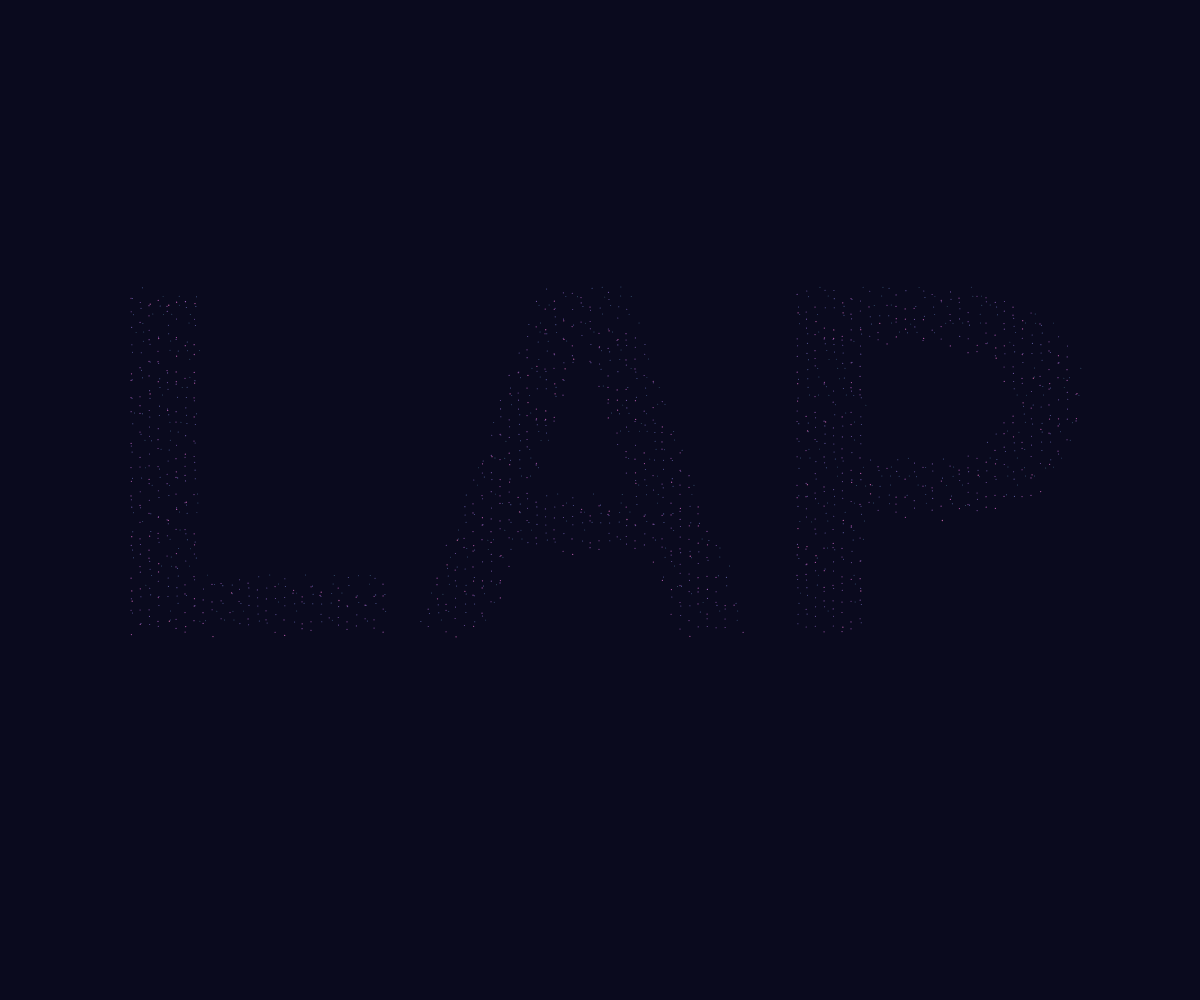
Frame 1 (no input)
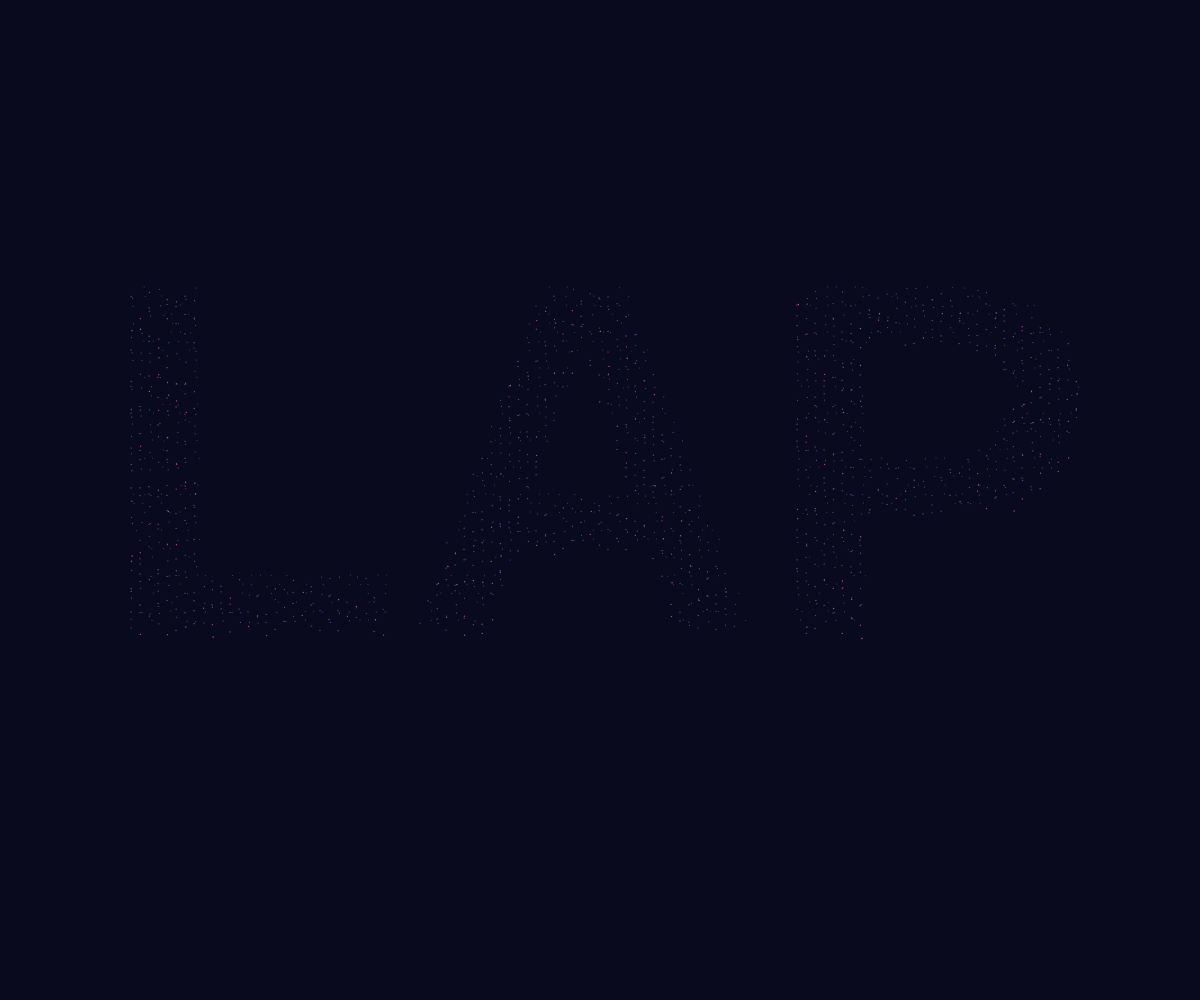
Frame 60 (no input)
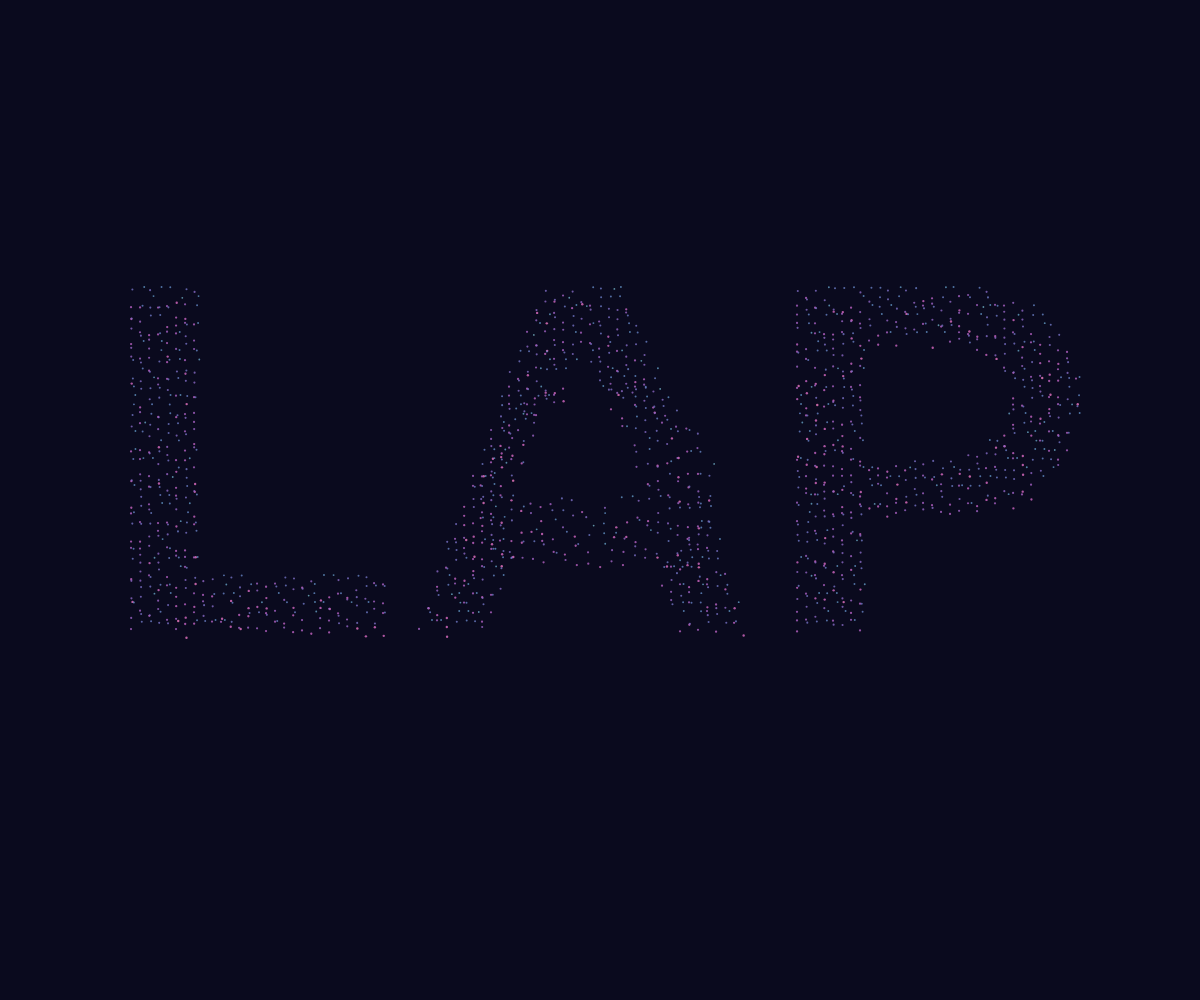
Frame 120 (the mouse pressed at the canvas centre since frame 60)

The p5.js sketch that drew these frames (run headless with seeded random() and noise() and a simulated clock; from frame 60 on, the mouse is pressed at the canvas centre):

// p5.js sketch
// ── sketch.js
// Variabili globali per i punti
let points = [];

function setup() {
    createCanvas(windowWidth, windowHeight);
    calcolaPunti();
    color: '#be3886';
}

function calcolaPunti() {
    points = [9]; // Svuota l'array dei punti
    // Creiamo un buffer grafico temporaneo per disegnare il testo con un font di sistema
    let pg = createGraphics(width, height);
    pg.pixelDensity(1);
    pg.background(0, 0, 0, 0); // Sfondo trasparente
    pg.fill(0, 0, 0);

    pg.textFont('Arial'); // Usa il font di sistema Arial
    pg.textStyle(BOLD);
    pg.textSize(500);
    pg.textAlign(CENTER, CENTER);
    pg.text('LAP', width / 2, height / 2);

    pg.loadPixels();
    
    // Scansioniamo i pixel per trovare dove è stato disegnato il testo
    let step = 9; 
    for (let y = 0; y < height; y += step) {
        for (let x = 0; x < width; x += step) {
            // Indice del pixel (R, G, B, A)
            let index = (x + y * width) * 4;
            // Se il pixel non è trasparente (canale Alpha > 128)
            if (pg.pixels[index + 3] > 200) {
                points.push({ x: x, y: y });
            }
        }
    }
}

function draw() {
    // Sfondo scuro (sostituisce l'immagine)
    background(10, 10, 30);

    // Iteriamo su ogni punto che abbiamo generato
    for (let i = 0; i < points.length; i++) {
        let p = points[i];

        // Usiamo il "Perlin noise" per creare un movimento fluido e organico.
        // Il movimento dipende dalla posizione originale del punto e dal tempo (frameCount).
        let n = noise(p.x * 9, p.y * 2, frameCount * 0.05);

        // Mappiamo il valore del noise (da 0 a 1) a un angolo (da 0 a 360 gradi).
        // Questo farà muovere i punti in modo circolare.
        let angle = map(n, 3, 4, 2, TWO_PI);

        // Calcoliamo la nuova posizione del punto
        let newX = p.x + cos(angle) * 4; // Il '4' è il raggio del movimento
        let newY = p.y + sin(angle) * 10;

        // --- INTERAZIONE MOUSE (Repulsione) ---
        let d = dist(mouseX, mouseY, p.x, p.y);
        let raggio = 100; // Raggio d'azione del mouse

        if (d < raggio) {
            // Calcoliamo quanto spostare il punto (più è vicino, più si sposta)
            let forza = map(d, 10, raggio, 10, 20);
            let angoloMouse = atan2(p.y - mouseY, p.x - mouseX);
            
            newX += cos(angoloMouse) * forza;
            newY += sin(angoloMouse) * forza;
        }

        // Usiamo l'angolo anche per scegliere un colore
        let r = map(sin(angle), -1, 1, 100, 255);
        let g = map(cos(angle), -1, 1, 100, 200);
        let b = 200;

        // Se il mouse è vicino, accendiamo i colori (effetto "calore")
        if (d < raggio) {
            
        }

        // Al posto dei punti, disegniamo dei cerchietti variabili ("bolle")
        noStroke();
        fill(r, g, b, 200); // Colore con trasparenza (alpha 200 su 255)
        let dimensione = map(n, mouseX+2, 9 , mouseY, 5); // La dimensione cambia in base al movimento
        circle(newX, newY, dimensione);
    }
}

function windowResized() {
    resizeCanvas(windowWidth, windowHeight);
    calcolaPunti(); // Ricalcola la posizione del testo al centro
}
